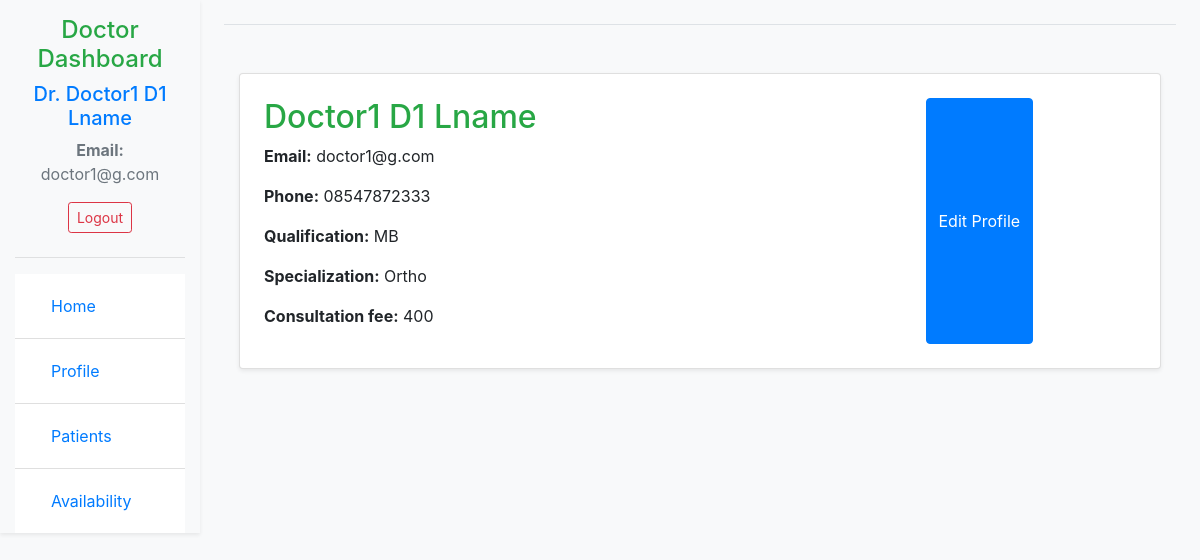
The page /doctor_profile/ (signed in) on the database as committed earlier.
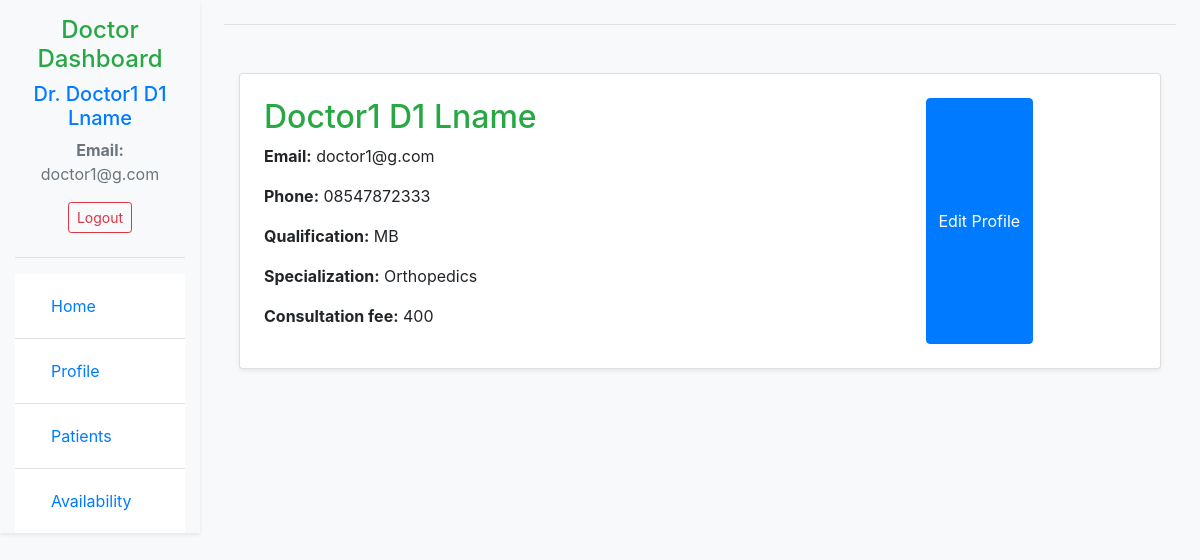
The same page on the database as committed later.
### main_app/models.py (models this page shows, shortened)
class Specialization(models.Model):
    user = models.ForeignKey(CustomUser, on_delete=models.CASCADE)  # Use the imported CustomUser directly
    specialization = models.CharField(max_length=50)
    qualification = models.CharField(max_length=50, null=True, blank=True)
    fee = models.PositiveIntegerField(null=True, blank=True, default=None)

### main_app/views.py (the view)
# urls.py: path('doctor_profile/', DoctorProfileView.as_view(), name='doctor_profile'),
class DoctorProfileView(LoginRequiredMixin, View):
    template_name = 'doctor_profile.html'
    def get(self, request):
        doctor_id = request.user.id
        profile = CustomUser.objects.get(id = doctor_id)
        print(f"Profile: {profile}")
        specialization = Specialization.objects.filter(user = doctor_id).first()
        context = {
            'first_name': profile.first_name,
            'last_name': profile.last_name,
            'email': profile.email,
            'phone_number': profile.phone_number,
            'qualification': specialization.qualification if specialization else None,
            'specialization': specialization.specialization if specialization else None,
            'fee': specialization.fee if specialization else None,
        }
        return render(request, self.template_name, context)

### auth_app/models.py (called while the page is built)
    def __str__(self):
        return self.email

### templates/doctor_profile.html (shortened to what this page needs)
{% extends 'doctor_dashboard_base.html' %}
{% block content %}
<div class="container mt-5">
    <div class="card p-4 shadow-sm">
        <div class="row">
            <div class="col-md-9">
                <h2 class="text-success" id="profileFirstName">{{ first_name }} {{ last_name }}</h2>
                <p><strong>Email:</strong> <span id="profileEmail">{{ email }}</span></p>
                <p><strong>Phone:</strong> <span id="profilePhoneNumber">{{ phone_number }}</span></p>
                {% if qualification %}
                <p><strong>Qualification:</strong> <span id="profileQualification">{{ qualification }}</span></p>
                {% else %}
                <p><strong>Qualification:</strong> <span id="profileQualification">No Qualification added</span></p>
                {% endif %}
                {% if specialization %}
                <p><strong>Specialization:</strong> <span id="profileSpecialization">{{ specialization }}</span></p>
                {% else %}
                <p><strong>Specialization:</strong> <span id="profileSpecialization">No specialization added</span></p>
                {% endif %}
                {% if fee %}
                <p><strong>Consultation fee:</strong> <span id="profileFee">{{ fee }}</span></p>
                {% else %}
                <p><strong>Consultation fee:</strong> <span id="profileFee">No Consultation fee added</span></p>
                {% endif %}
            </div>
            <button type="button" class="btn btn-primary" data-toggle="modal" data-target="#editProfileModal">
                Edit Profile
            </button>
        </div>
    </div>
</div>
{% endblock %}

Rows that differ between the two databases and show on the page:
changed Specialization "MB": specialization "Ortho" → "Orthopedics"
